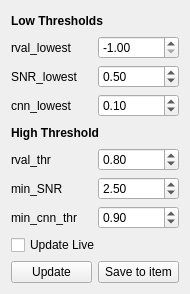
<?xml version="1.0" encoding="UTF-8"?>
<ui version="4.0">
 <class>Form</class>
 <widget class="QWidget" name="Form">
  <property name="geometry">
   <rect>
    <x>0</x>
    <y>0</y>
    <width>190</width>
    <height>294</height>
   </rect>
  </property>
  <property name="windowTitle">
   <string>Form</string>
  </property>
  <layout class="QVBoxLayout" name="verticalLayout">
   <item>
    <widget class="QLabel" name="label_7">
     <property name="font">
      <font>
       <bold>true</bold>
      </font>
     </property>
     <property name="toolTip">
      <string>A component has to exceed ALL low thresholds as well as ONE high threshold to be accepted</string>
     </property>
     <property name="text">
      <string>Low Thresholds</string>
     </property>
    </widget>
   </item>
   <item>
    <layout class="QHBoxLayout" name="horizontalLayout">
     <item>
      <widget class="QLabel" name="label">
       <property name="text">
        <string>rval_lowest</string>
       </property>
      </widget>
     </item>
     <item>
      <widget class="QDoubleSpinBox" name="doubleSpinBox_rval_lowest">
       <property name="minimum">
        <double>-1.000000000000000</double>
       </property>
       <property name="maximum">
        <double>1.000000000000000</double>
       </property>
       <property name="singleStep">
        <double>0.100000000000000</double>
       </property>
       <property name="value">
        <double>-1.000000000000000</double>
       </property>
      </widget>
     </item>
    </layout>
   </item>
   <item>
    <layout class="QHBoxLayout" name="horizontalLayout_2">
     <item>
      <widget class="QLabel" name="label_2">
       <property name="text">
        <string>SNR_lowest</string>
       </property>
      </widget>
     </item>
     <item>
      <widget class="QDoubleSpinBox" name="doubleSpinBox_SNR_lowest">
       <property name="singleStep">
        <double>0.500000000000000</double>
       </property>
       <property name="value">
        <double>0.500000000000000</double>
       </property>
      </widget>
     </item>
    </layout>
   </item>
   <item>
    <layout class="QHBoxLayout" name="horizontalLayout_3">
     <item>
      <widget class="QLabel" name="label_3">
       <property name="text">
        <string>cnn_lowest</string>
       </property>
      </widget>
     </item>
     <item>
      <widget class="QDoubleSpinBox" name="doubleSpinBox_cnn_lowest">
       <property name="maximum">
        <double>1.000000000000000</double>
       </property>
       <property name="singleStep">
        <double>0.100000000000000</double>
       </property>
       <property name="value">
        <double>0.100000000000000</double>
       </property>
      </widget>
     </item>
    </layout>
   </item>
   <item>
    <widget class="QLabel" name="label_8">
     <property name="font">
      <font>
       <bold>true</bold>
      </font>
     </property>
     <property name="toolTip">
      <string>A component has to exceed ALL low thresholds as well as ONE high threshold to be accepted</string>
     </property>
     <property name="text">
      <string>High Threshold</string>
     </property>
    </widget>
   </item>
   <item>
    <layout class="QHBoxLayout" name="horizontalLayout_4">
     <item>
      <widget class="QLabel" name="label_4">
       <property name="text">
        <string>rval_thr</string>
       </property>
      </widget>
     </item>
     <item>
      <widget class="QDoubleSpinBox" name="doubleSpinBox_rval_thr">
       <property name="maximum">
        <double>1.000000000000000</double>
       </property>
       <property name="singleStep">
        <double>0.100000000000000</double>
       </property>
       <property name="value">
        <double>0.800000000000000</double>
       </property>
      </widget>
     </item>
    </layout>
   </item>
   <item>
    <layout class="QHBoxLayout" name="horizontalLayout_5">
     <item>
      <widget class="QLabel" name="label_5">
       <property name="text">
        <string>min_SNR</string>
       </property>
      </widget>
     </item>
     <item>
      <widget class="QDoubleSpinBox" name="doubleSpinBox_min_SNR">
       <property name="maximum">
        <double>99.000000000000000</double>
       </property>
       <property name="singleStep">
        <double>0.500000000000000</double>
       </property>
       <property name="value">
        <double>2.500000000000000</double>
       </property>
      </widget>
     </item>
    </layout>
   </item>
   <item>
    <layout class="QHBoxLayout" name="horizontalLayout_6">
     <item>
      <widget class="QLabel" name="label_6">
       <property name="text">
        <string>min_cnn_thr</string>
       </property>
      </widget>
     </item>
     <item>
      <widget class="QDoubleSpinBox" name="doubleSpinBox_min_cnn_thr">
       <property name="maximum">
        <double>1.000000000000000</double>
       </property>
       <property name="singleStep">
        <double>0.100000000000000</double>
       </property>
       <property name="value">
        <double>0.900000000000000</double>
       </property>
      </widget>
     </item>
    </layout>
   </item>
   <item>
    <widget class="QCheckBox" name="checkBox_update_live">
     <property name="text">
      <string>Update Live</string>
     </property>
    </widget>
   </item>
   <item>
    <layout class="QHBoxLayout" name="horizontalLayout_7">
     <item>
      <widget class="QPushButton" name="pushButton_update">
       <property name="text">
        <string>Update</string>
       </property>
      </widget>
     </item>
     <item>
      <widget class="QPushButton" name="pushButton_save_to_item">
       <property name="text">
        <string>Save to item</string>
       </property>
      </widget>
     </item>
    </layout>
   </item>
  </layout>
 </widget>
 <resources/>
 <connections/>
</ui>
